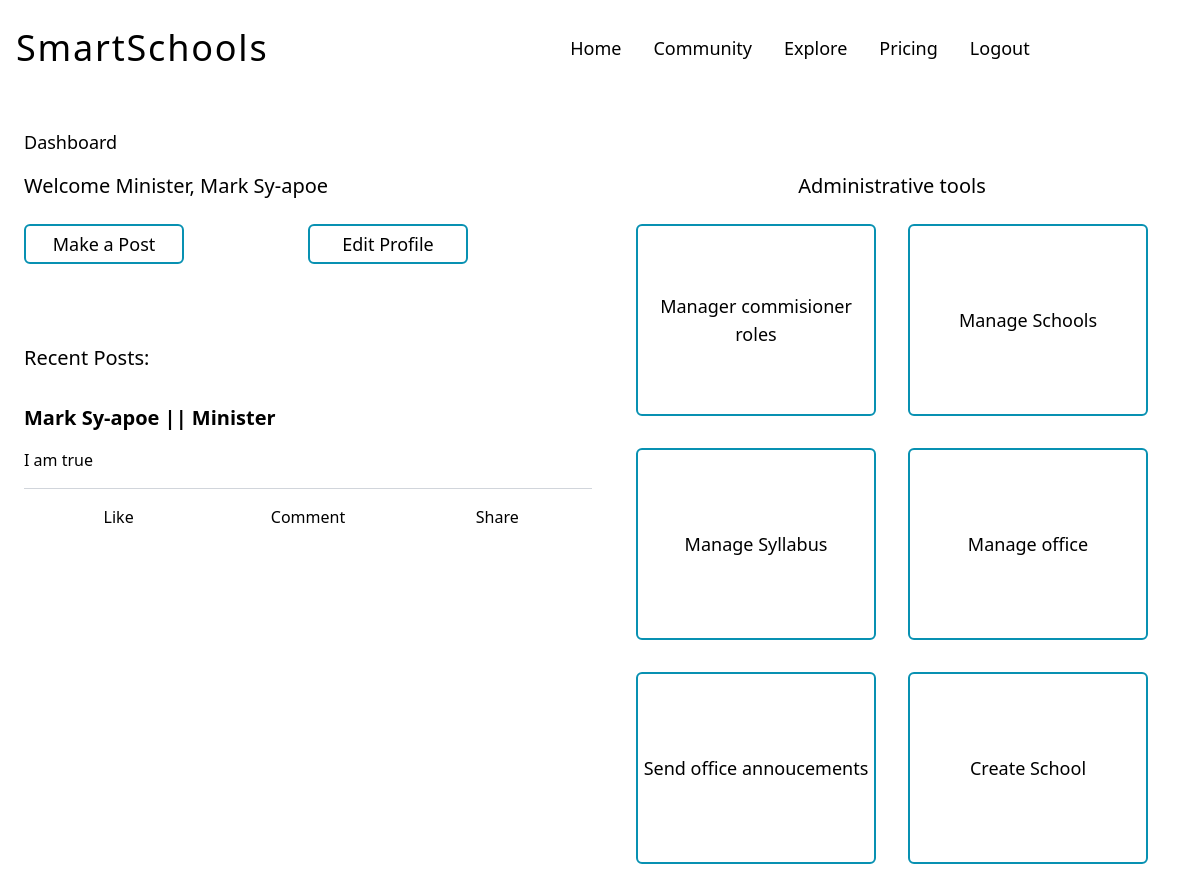
The page / (signed in) on the database its author committed.
### account/models.py (models this page shows, shortened)
class Account(AbstractBaseUser):
	email 			= models.EmailField(verbose_name="email", max_length=60, unique=True)
	first_name 		= models.CharField(max_length=30, null=True)
	last_name 		= models.CharField(max_length=30, null=True)
	username 		= models.CharField(max_length=30, unique=True)
	date_joined 	= models.DateTimeField(verbose_name="date joined", auto_now_add=True)
	last_login 		= models.DateTimeField(verbose_name="last_login", auto_now=True)
	is_admin 		= models.BooleanField(default=False)
	is_active 		= models.BooleanField(default=True)
	is_staff 		= models.BooleanField(default=False)
	is_superuser 	= models.BooleanField(default=False)
	is_confirmed		= models.BooleanField(default=False)
	is_approved = models.BooleanField(default=False)
	accounttype = models.CharField(max_length=30, choices=ACC_TYPE)
	objects = MyAccountManager()
	USERNAME_FIELD = 'email'
	REQUIRED_FIELDS = ['username', 'first_name', 'last_name']

class Post(models.Model):
	user    = models.OneToOneField(Account, on_delete=models.CASCADE)
	content = models.TextField()

### account/views.py (the view)
# urls.py: path('', views.index, name='index'),
def index(request):
    user = request.user
    context={}
    if user.is_authenticated:
        getposts = Post.objects.filter(user=user)[:5]
        context['yourpost'] = getposts
        if user.accounttype == 'ministerOE':
            profile = MinisterProfile.objects.get(user=user)
            context['profile'] = profile
        elif user.accounttype == 'commissioner':
            profile = CommissionerProfile.objects.get(user=user)
            context['profile'] = profile
        elif user.accounttype == 'fedraldistrict':
            profile = FedralDistrictHeadProfile.objects.get(user=user)
            context['profile'] = profile
        elif user.accounttype == 'statedistrict':
            profile = StateDistrictHeadProfile.objects.get(user=user)
            context['profile'] = profile
        elif user.accounttype == 'principal':
            profile = PrincipalProfile.objects.get(user=user)
            context['profile'] = profile
        else:
            pass
    return render(request, "index.html", context)

### templates/index.html (shortened to what this page needs)
{% extends 'base.html' %}
{% block content %}
    {% if user.is_authenticated %}
        <p class="text-lg">Dashboard</p>
        <div class="grid grid-cols-1 md:grid-cols-2 gap-4">
        {% if user.accounttype == 'ministerOE' %}
            <div>
                <p class="text-xl mt-4">Welcome Minister, {{user.first_name}} {{user.last_name}}</p>
                <div class="grid grid-cols-2 mt-6">
                    <a href="{% url 'create-post' %}"><button class="border-2 border-cyan-600 px-4 h-10 w-[10rem] text-lg hover:bg-cyan-600 hover:text-white rounded-md">Make a Post</button></a>
                    <button class="border-2 border-cyan-600 px-4 h-10 w-[10rem] text-lg hover:bg-cyan-600 hover:text-white rounded-md">Edit Profile</button>
                </div>
                <p class="mt-20 text-xl">Recent Posts:</p>
                <div class="mt-8 grid grid-cols-1">
                    {% for post in yourpost%}
                        <div class="grid grid-cols-1">
                            <div class="flex flex-row">
                                <p class="font-semibold text-xl">{{user.first_name}} {{user.last_name}} || Minister</p>
                            </div>
                            <p class="mt-4">{{post.content}}</p>
                            <div class="h-px w-full bg-gray-300 mt-4"></div>
                            <div class="grid grid-cols-3 justify-items-center mt-4">
                                <p>Like</p>
                                <p>Comment</p>
                                <p>Share</p>
                            </div>
                        </div>
                    {% endfor %}
                </div>
                <br>
                <br>
                <br>
            </div>
            <div class="grid grid-cols-1 justify-items-center">
                <p class="text-xl mt-4 text-center">Administrative tools</p>
                <div class="grid grid-cols-1 lg:grid-cols-2 mt-6 gap-8">
                    <a href="{% url 'manage-comissioners' %}"><div class="grid grid-cols-1 w-[15rem] h-[12rem] text-lg border-2 border-cyan-600 hover:bg-cyan-600 hover:text-white items-center cursor-pointer group rounded-md">
                      <p class="text-center group-hover:animate-bounce">Manager commisioner roles</p>
                    </div>
                    </a>
                    <div class="grid grid-cols-1 w-[15rem] h-[12rem] text-lg border-2 border-cyan-600 hover:bg-cyan-600 hover:text-white items-center cursor-pointer group rounded-md">
                        <p class="text-center group-hover:animate-bounce">Manage Schools</p>
                    </div>
                    <div class="grid grid-cols-1 w-[15rem] h-[12rem] text-lg border-2 border-cyan-600 hover:bg-cyan-600 hover:text-white items-center cursor-pointer group rounded-md">
                        <p class="text-center group-hover:animate-bounce">Manage Syllabus</p>
                    </div>
                    <div class="grid grid-cols-1 w-[15rem] h-[12rem] text-lg border-2 border-cyan-600 hover:bg-cyan-600 hover:text-white items-center cursor-pointer group rounded-md">
                        <p class="text-center group-hover:animate-bounce">Manage office</p>
                    </div>
                    <div class="grid grid-cols-1 w-[15rem] h-[12rem] text-lg border-2 border-cyan-600 hover:bg-cyan-600 hover:text-white items-center cursor-pointer group rounded-md">
                        <p class="text-center group-hover:animate-bounce">Send office annoucements</p>
                    </div>
                    <div class="grid grid-cols-1 w-[15rem] h-[12rem] text-lg border-2 border-cyan-600 hover:bg-cyan-600 hover:text-white items-center cursor-pointer group rounded-md">
                        <p class="text-center group-hover:animate-bounce">Create School</p>
                    </div>
                </div>
            </div>
        {% elif user.accounttype == 'fedraldistrict' %}
            <p class="text-xl mt-4">Welcome District Head, {{user.first_name}} {{user.last_name}}</p>
        {% elif user.accounttype == 'statedistrict' %}
            <p class="text-xl mt-4">Welcome District Head, {{user.first_name}} {{user.last_name}}</p>
        {% elif user.accounttype == 'officestaff' %}
            <p class="text-xl mt-4">Welcome, {{user.first_name}} {{user.last_name}}</p>
        {% elif user.accounttype == 'schooladmin' %}
            <p class="text-xl mt-4">Welcome, {{user.first_name}} {{user.last_name}}</p>
        {% elif user.accounttype == 'teacher' %}
            <p class="text-xl mt-4">Welcome Teacher, {{user.first_name}} {{user.last_name}}</p>
        {% elif user.accounttype == 'student' %}
            <p class="text-xl mt-4">Welcome Student, {{user.first_name}} {{user.last_name}}</p>
        {% else %}
            <p class="text-xl mt-4">Unknown accountype</p>
        {% endif %}
    </div> <br>
    {% else %}
        <p>landing page</p>
    {% endif %}
{% endblock %}

### rows shown on the page
Account: first_name "Mark", last_name "Sy-apoe"
Post: content "I am true"
